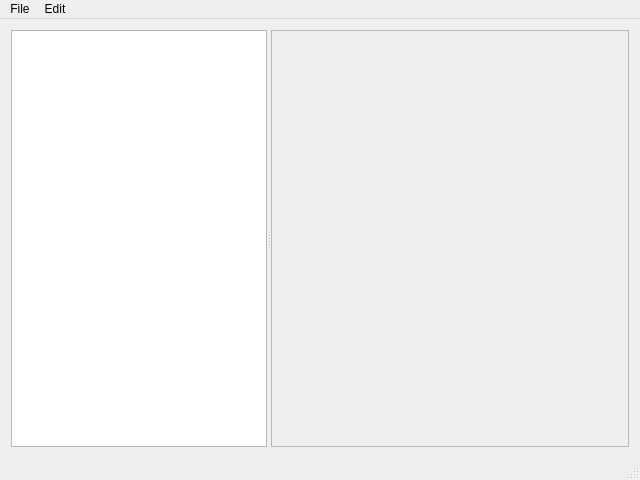
<?xml version="1.0" encoding="UTF-8"?>
<ui version="4.0">
 <class>MainWindow</class>
 <widget class="QMainWindow" name="MainWindow">
  <property name="geometry">
   <rect>
    <x>0</x>
    <y>0</y>
    <width>640</width>
    <height>480</height>
   </rect>
  </property>
  <property name="windowTitle">
   <string>MainWindow</string>
  </property>
  <widget class="QWidget" name="centralWidget">
   <layout class="QHBoxLayout" name="horizontalLayout">
    <item>
     <widget class="QSplitter" name="splitter">
      <property name="orientation">
       <enum>Qt::Horizontal</enum>
      </property>
      <widget class="QTreeView" name="treeView">
       <attribute name="headerVisible">
        <bool>false</bool>
       </attribute>
      </widget>
      <widget class="QScrollArea" name="scrollArea">
       <property name="sizePolicy">
        <sizepolicy hsizetype="Expanding" vsizetype="Expanding">
         <horstretch>1</horstretch>
         <verstretch>0</verstretch>
        </sizepolicy>
       </property>
       <property name="widgetResizable">
        <bool>true</bool>
       </property>
       <widget class="QWidget" name="scrollAreaWidgetContents">
        <property name="geometry">
         <rect>
          <x>0</x>
          <y>0</y>
          <width>359</width>
          <height>419</height>
         </rect>
        </property>
       </widget>
      </widget>
     </widget>
    </item>
   </layout>
  </widget>
  <widget class="QMenuBar" name="menuBar">
   <property name="geometry">
    <rect>
     <x>0</x>
     <y>0</y>
     <width>640</width>
     <height>21</height>
    </rect>
   </property>
   <widget class="QMenu" name="menuFile">
    <property name="title">
     <string>File</string>
    </property>
   </widget>
   <widget class="QMenu" name="menuEdit">
    <property name="title">
     <string>Edit</string>
    </property>
    <addaction name="actionConfigRootPath"/>
   </widget>
   <addaction name="menuFile"/>
   <addaction name="menuEdit"/>
  </widget>
  <widget class="QStatusBar" name="statusBar"/>
  <action name="actionConfigRootPath">
   <property name="text">
    <string>Config Root Path</string>
   </property>
  </action>
 </widget>
 <layoutdefault spacing="6" margin="11"/>
 <resources/>
 <connections/>
</ui>
